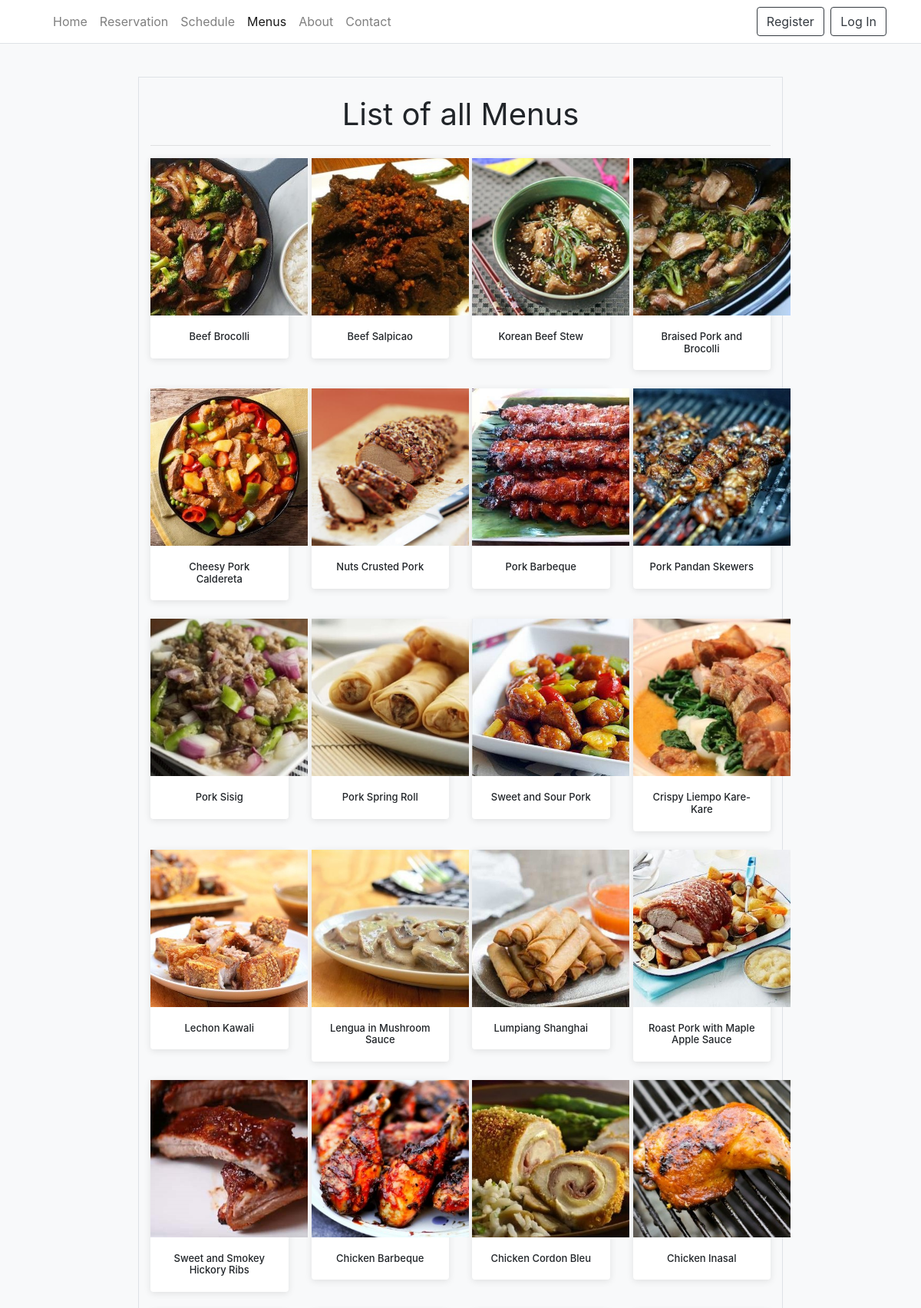
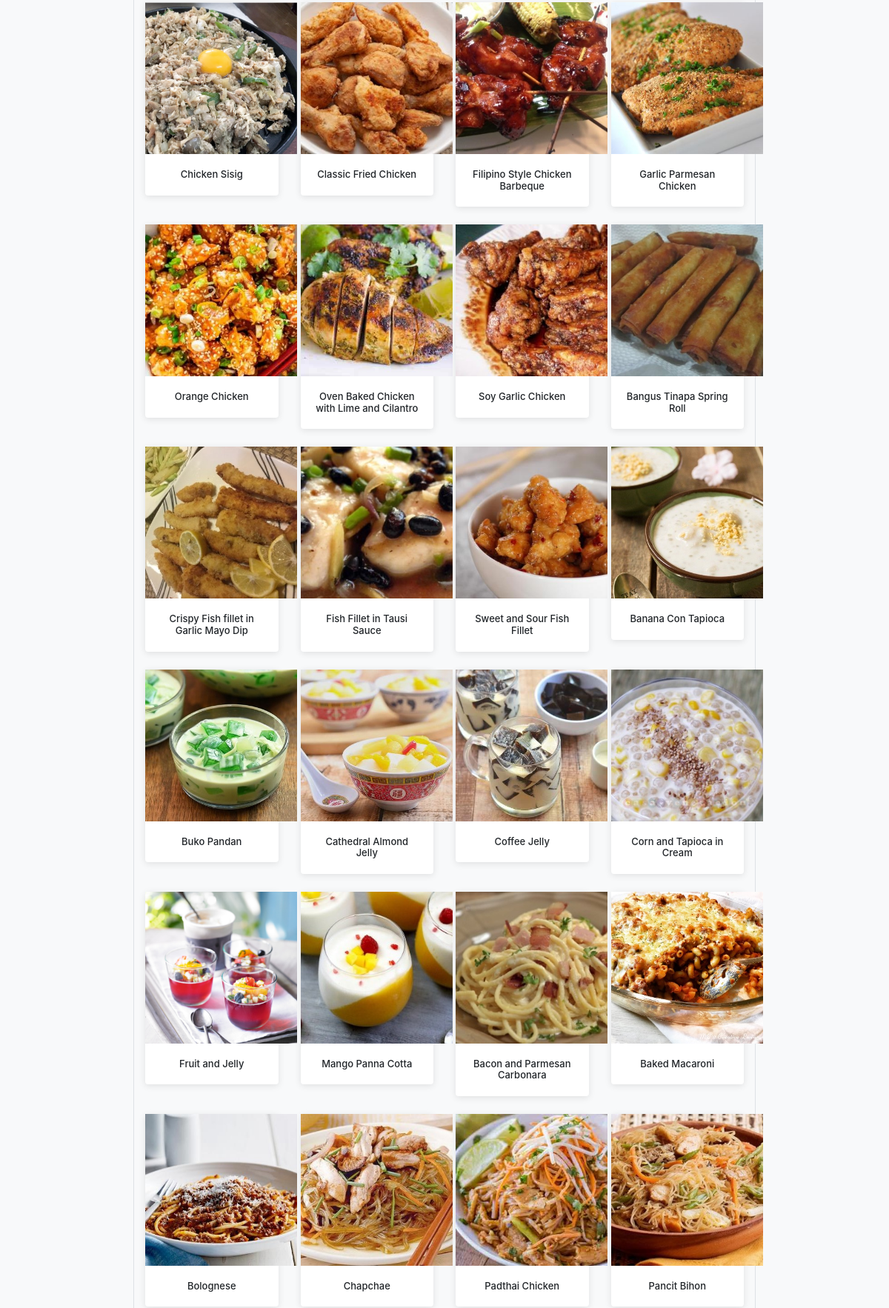
Page /menu.php (upper part) on the committed database (2 pictures, top to bottom).
### tables this page shows
CREATE TABLE `tbl_menu` (
  `menu_id` int(11) NOT NULL,
  `menu_name` varchar(100) NOT NULL,
  `cat_id` int(11) NOT NULL,
  `menu_price` decimal(10,2) NOT NULL,
  `menu_image` varchar(100) NOT NULL
);

### menu.php (the view, shortened to what this page needs)
<?php
require 'includes/connect.php';
require 'includes/head.php';
?>
<body class="bg-light">
	<nav style="background: white;" class="navbar navbar-expand-lg navbar-light fixed-top border-bottom">
		<div class="container">
			<div class="collapse navbar-collapse" id="navbarResponsive">
				<ul class="navbar-nav">
					<li class="nav-item">
						<a class="nav-link" href="home.php">Home</a>
					</li>
					<li class="nav-item">
						<a class="nav-link" href="detail.php">Reservation</a>
					</li>
					<li class="nav-item">
						<a class="nav-link" href="sched.php">Schedule</a>
					</li>
					<li class="nav-item active">
						<a class="nav-link" href="menu.php">Menus</a>
					</li>
					<li class="nav-item">
						<a class="nav-link" href="about.php">About</a>
					</li>
					<li class="nav-item">
						<a class="nav-link" href="contact.php">Contact</a>
					</li>
				</ul>
				<ul class="navbar-nav ml-auto">
					<?php
					if(isset($_SESSION['email'])) {
						echo '<li class="nav-item"><a class="nav-link" href="transac.php">Transaction</a></li>
						<li class="nav-item dropdown active">
						<a class="nav-link dropdown-toggle" href="#" id="navbarDropdown" role="button" data-toggle="dropdown" aria-haspopup="true" aria-expanded="false">
						Account
						</a>
						<div class="dropdown-menu dropdown-menu-right" aria-labelledby="navbarDropdown">
						<a class="dropdown-item small" href="account.php">Account Settings</a>
						<a class="dropdown-item small" href="#signout" data-toggle="modal">Log-Out</a>
						</div>
						</li>';
					} else {
						echo '<li><a href="signup.php" class="btn btn-outline-dark my-2 my-sm-0">Register</a>
						<a href="signin.php" class="btn btn-outline-dark my-2 my-sm-0 ml-1">Log In</a>
						</li>';
					}
					?>
				</ul>
			</div>
		</div>
	</nav>
	<div class="container-fluid border" style="margin-top: 100px; width: 70%">
		<h1 class="text-center mt-4 mb-0 font-weight-normal">List of all Menus</h1>
		<hr>
		<div class="row text-center text-lg-left">
          <?php
          $sql = "SELECT * FROM tbl_menu";
          $result = $conn->query($sql);
          if ($result->num_rows > 0) {
            while($row = $result->fetch_assoc()) {
              $menu_name = $row['menu_name'];
              $menu_image = $row['menu_image'];
              ?>
              <div class="col-md-3 mb-4">
                <div class="card border-0 transform-on-hover" style="box-shadow: 0px 2px 10px rgba(0, 0, 0, 0.100);">
                  <?php echo "<img src='assets/images/menu/" . $menu_image."'style='width: 205px; height: 205px'>"; ?>
                  <div class="card-body m-0">
                    <h6 class="text-center p-0 m-0" style="font-size: 13px;"><?php echo $menu_name; ?></h6>
                  </div>
                </div>
              </div>
            <?php }} ?>
          </div>
		</div>
		<?php include 'includes/foot.php'; ?>

### assets/css/login.css (style rules this page uses)
:root { --input-padding-x: 1.5rem; --input-padding-y: .75rem; }

### assets/css/table.css (style rules this page uses)
.navbar { margin-bottom: 10px; }

### assets/css/simple-sidebar.css (style rules this page uses)
body { overflow-x: hidden; }
.navbar-nav { flex-direction: row; }
.nav-link { padding-right: .5rem !important; padding-left: .5rem !important; }

### rows in the picture
tbl_menu: menu_image (picture), menu_name "Beef Brocolli"
tbl_menu: menu_image (picture), menu_name "Beef Salpicao"
tbl_menu: menu_image (picture), menu_name "Korean Beef Stew"
tbl_menu: menu_image (picture), menu_name "Braised Pork and Brocolli"
tbl_menu: menu_image (picture), menu_name "Cheesy Pork Caldereta"
tbl_menu: menu_image (picture), menu_name "Nuts Crusted Pork"
tbl_menu: menu_image (picture), menu_name "Pork Barbeque"
tbl_menu: menu_image (picture), menu_name "Pork Pandan Skewers"
tbl_menu: menu_image (picture), menu_name "Pork Sisig"
tbl_menu: menu_image (picture), menu_name "Pork Spring Roll"
tbl_menu: menu_image (picture), menu_name "Sweet and Sour Pork"
tbl_menu: menu_image (picture), menu_name "Crispy Liempo Kare-Kare"
tbl_menu: menu_image (picture), menu_name "Lechon Kawali"
tbl_menu: menu_image (picture), menu_name "Lengua in Mushroom Sauce"
tbl_menu: menu_image (picture), menu_name "Lumpiang Shanghai"
tbl_menu: menu_image (picture), menu_name "Roast Pork with Maple Apple Sauce"
tbl_menu: menu_image (picture), menu_name "Sweet and Smokey Hickory Ribs"
tbl_menu: menu_image (picture), menu_name "Chicken Barbeque"
tbl_menu: menu_image (picture), menu_name "Chicken Cordon Bleu"
tbl_menu: menu_image (picture), menu_name "Chicken Inasal"
tbl_menu: menu_image (picture), menu_name "Chicken Sisig"
tbl_menu: menu_image (picture), menu_name "Classic Fried Chicken"
tbl_menu: menu_image (picture), menu_name "Filipino Style Chicken Barbeque"
tbl_menu: menu_image (picture), menu_name "Garlic Parmesan Chicken"
tbl_menu: menu_image (picture), menu_name "Orange Chicken"
tbl_menu: menu_image (picture), menu_name "Oven Baked Chicken with Lime and Cilantro"
tbl_menu: menu_image (picture), menu_name "Soy Garlic Chicken"
tbl_menu: menu_image (picture), menu_name "Bangus Tinapa Spring Roll"
tbl_menu: menu_image (picture), menu_name "Crispy Fish fillet in Garlic Mayo Dip"
tbl_menu: menu_image (picture), menu_name "Fish Fillet in Tausi Sauce"
tbl_menu: menu_image (picture), menu_name "Sweet and Sour Fish Fillet"
tbl_menu: menu_image (picture), menu_name "Banana Con Tapioca"
tbl_menu: menu_image (picture), menu_name "Buko Pandan"
tbl_menu: menu_image (picture), menu_name "Cathedral Almond Jelly"
tbl_menu: menu_image (picture), menu_name "Coffee Jelly"
tbl_menu: menu_image (picture), menu_name "Corn and Tapioca in Cream"
tbl_menu: menu_image (picture), menu_name "Fruit and Jelly"
tbl_menu: menu_image (picture), menu_name "Mango Panna Cotta"
tbl_menu: menu_image (picture), menu_name "Bacon and Parmesan Carbonara"
tbl_menu: menu_image (picture), menu_name "Baked Macaroni"
tbl_menu: menu_image (picture), menu_name "Bolognese"
tbl_menu: menu_image (picture), menu_name "Chapchae"
tbl_menu: menu_image (picture), menu_name "Padthai Chicken"
tbl_menu: menu_image (picture), menu_name "Pancit Bihon"
